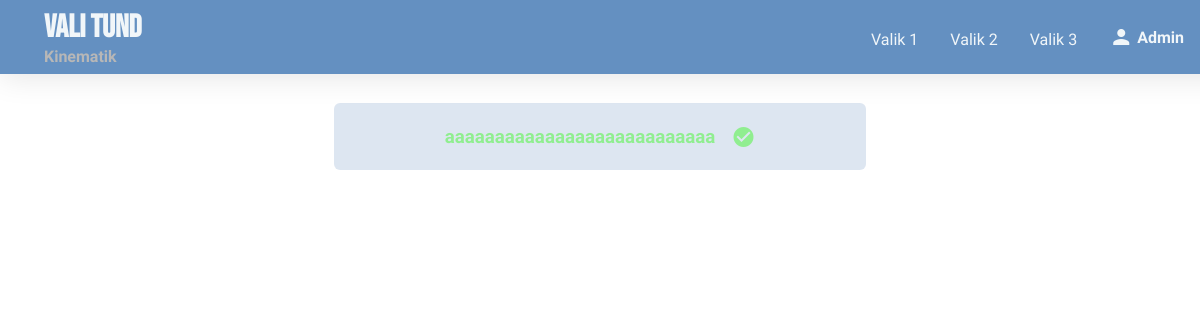
The app's page /course/1 (signed in), older data.
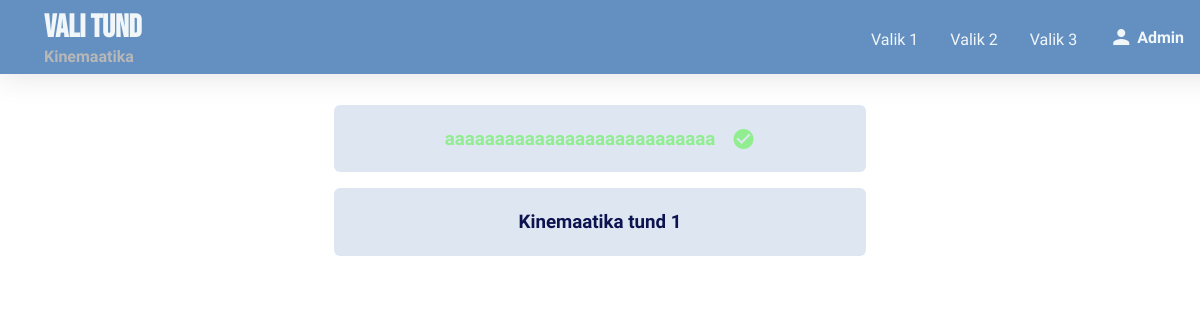
The same page, newer data.
### app/models.py (models this page shows)
class Course(models.Model):
    title = models.CharField(max_length = 200)
    kasutajad = models.ManyToManyField(User)
    image = models.TextField()
    def __str__(self):
        return self.title

class Lesson(models.Model):
    title = models.CharField(max_length=200)
    course = models.ForeignKey(Course, on_delete=models.CASCADE)
    lesson = models.CharField(max_length=200)
    image = models.TextField()
    def __str__(self):
        return self.title

### app/views.py (the view)
# urls.py: path("course/<int:id>",views.course,name="course"),
def course(request, id):
    lessons = Lesson.objects.filter(course__id=id)
    completed = LessonCompleted.objects.filter(Q(user=request.user) & Q(lesson__in=lessons))
    context = {}
    context["lessons"] = lessons
    context["completed"] = completed
    context["completedLessons"] = [x.lesson for x in completed]
    context["course"] = Course.objects.get(pk=id)
    print(context)
    return render(request, "course.html",context)

### app/models.py (called while the page is built)
    def __str__(self):
        return str(self.lesson)

### app/templates/course.html
{% extends 'base.html' %}
{% block title %}
    <div class="two-row-nav-title">
        <h1>Vali tund</h1>
        <p class="secondary">{{ course|title }}</p>
    </div>
{% endblock %}
{% block content %}
    <div class="lesson-container" >
        {% for lesson in lessons %}
        <a href="{% url 'lesson' id=lesson.id %}" class="no-style" style="display: flex; justify-content: center;">
            <div class="lesson-link {% if lesson in completedLessons %}lesson-completed{% endif%}">
                <h3>{{ lesson.title }} </h3>
                {% if lesson in completedLessons %}
                    <i style="margin-left: 16px;" class="material-icons">check_circle</i>
                {% endif%}
            </div>
        </a>
        {% empty %}
            <h1 class="primary">Vabandust, tunde ei leitud!</h1>
            <p class="secondary">Palun proovige uuesti!</p>
        {% endfor %}
    </div>
{% endblock %}

### app/templates/base.html (shortened to what this page needs)
{% load static %}
<!DOCTYPE html>
<html lang="en">
<head>
    <link rel="stylesheet" href="{% static 'variables.css' %}">
    <link rel="stylesheet" href="{% static 'master.css' %}">
</head>
<body>
    <div class="navbar">
        <div class="navbar-content">
            <div>
                <a class="no-style" href="/"><img src="https://cdn-icons-png.flaticon.com/512/119/119082.png" alt="" class="nav-logo"></a>
                {% block title %}{% endblock %}
            </div>
            <div class="options">
                {% block options %}
                    <a href="">Valik 1</a>
                    <a href="">Valik 2</a>
                    <a href="">Valik 3</a>
                {% endblock %}
                {% if user.is_authenticated %}
                    <a id="user-link" title="{{ user.username|title }}" class="user-text"><i class="material-icons">person</i> {{user.username | title}}</a>
                {% else %}
                    <a class="user-text" href="{% url 'login' %}"><i class="material-icons">login</i></a>
                {% endif %}
            </div>
        </div>
    </div>
    <div id="top-margin"></div>
    {% block content %}
    {% endblock %}
</body>
</html>

### app/static/variables.css (style rules this page uses)
:root { --primary-color: 84,132,187; --text-color: 12,19,79; --secondary-text-color: 241,246,249; --background-color: 255,255,255; --red-color: 231,97,97; --secondary-color: 183, 183, 183; --shadow-color: 0, 0, 0; --highlight-color: #ABCDEF; --title-font: "Bebas Neue"; --main-font: "Atkinson Hyperlegible"; --outline: 1px solid rgb(var(--primary-color)); --mobile-width: 600px; }

### app/static/master.css (style rules this page uses)
body { background: rgb(var(--background-color)); font-family: var(--main-font); margin: 4px 16px; color: rgb(var(--text-color)); transition: background-color 100ms, color 100ms; -webkit-transition: background-color 100ms; -o-transition: background-color 100ms; -moz-transition: background-color 100ms; }
.navbar { margin: 0; background: rgba(var(--primary-color), 0.9); box-shadow: 0 4px 30px rgba(0, 0, 0, 0.1); backdrop-filter: blur(2px); -webkit-backdrop-filter: blur(6px); position: fixed; top: 0; left: 0; color: rgb(var(--secondary-text-color)); width: 100%; padding: 8px 16px; transition: height 100ms; z-index: 100; }
.navbar h1 { font-family: var(--title-font); }
.navbar * { display: inline; vertical-align: middle; }
.navbar .navbar-content { display: flex; flex-wrap: nowrap; justify-content: space-between; flex-direction: row; align-items: center; }
.navbar .options { display: inline-flex; align-items:flex-end; margin-right: 16px; }
.options > a { color: rgb(var(--secondary-text-color)); margin: 0 8px; }
.navbar .two-row-nav-title { display: inline-flex; flex-direction: column; align-items:start; margin: 0; }
.navbar .two-row-nav-title * { margin-bottom: 0; margin-top: 0; }
.navbar .user-text { font-weight: bold; display: inherit; cursor: pointer; }
a { color: rgb(var(--primary-color)); transition: all 200ms; border-radius: 6px; padding: 4px 8px; margin: 8px 0; display: inline-flex; align-items: center; vertical-align: middle; text-decoration: none; }
a > i { margin-right: 4px; }
.secondary { margin-top: 0; color: rgb(var(--secondary-color)); font-weight: 800; }
.no-style, .no-style:hover { all: unset; border-radius: 6px; }
.material-icons { user-select: none; }
#user-link { user-select: none; }
.mobile-options * { text-align: start; color: rgb(var(--secondary-text-color)); padding-left: 0; }
.lesson-link { display:block; background-color: rgb(var(--primary-color), 0.2); border-radius: 6px; margin: 8px; padding: 4px 16px; display: flex; justify-content: center; align-items: center; vertical-align: middle; overflow: hidden; cursor: pointer; width: min(90%, 500px); transition: all 100ms; }
.lesson-completed { color: lightgreen; }

Row changes from the older to the newer data that the page shows:
changed Course: title "Kinematik" → "Kinemaatika"
added Lesson: title "Kinemaatika tund 1"
